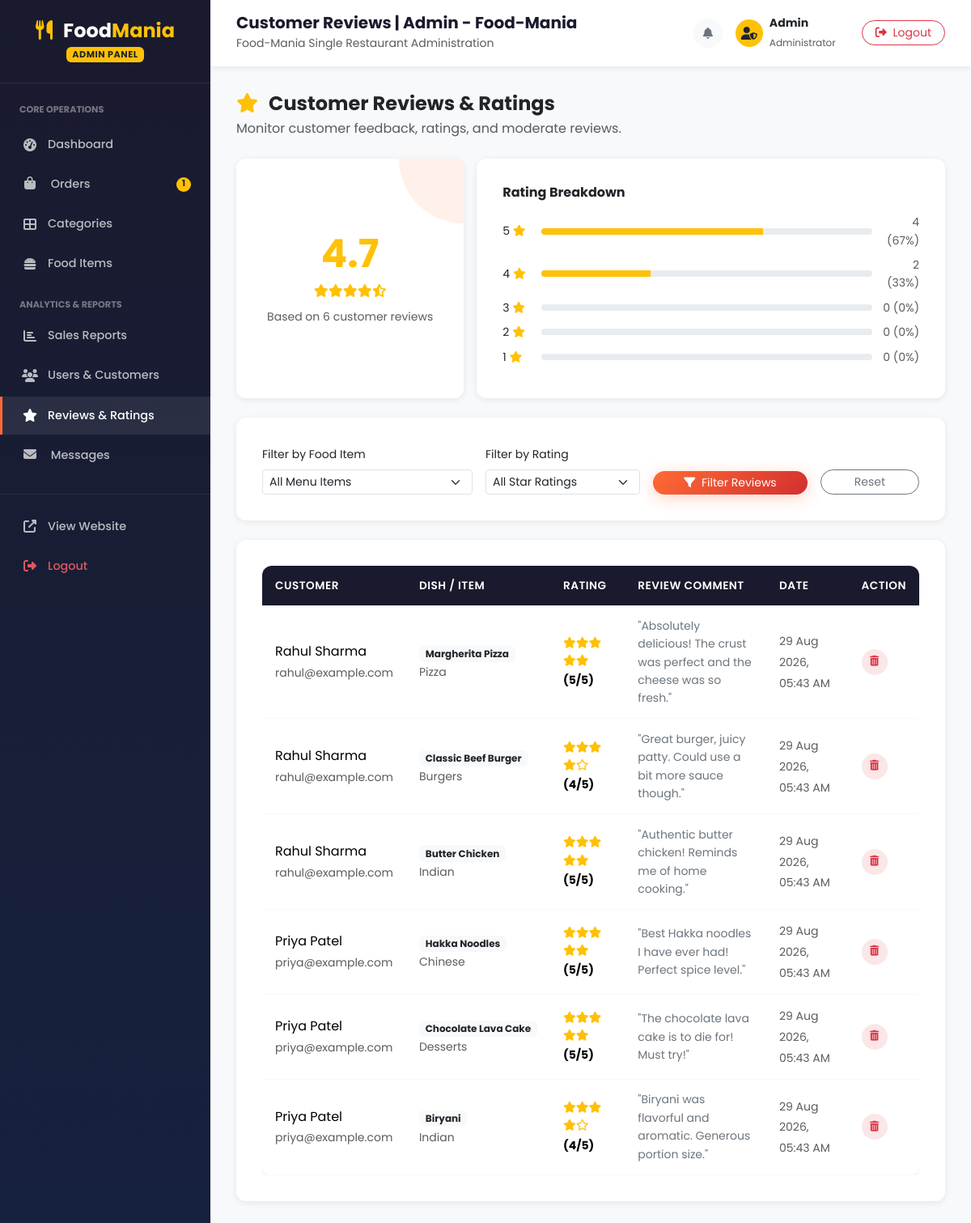
Page /admin/reviews.php (signed in) on the committed database.
### tables this page shows
CREATE TABLE `reviews` (
    `id` INT(11) NOT NULL AUTO_INCREMENT,
    `user_id` INT(11) NOT NULL,
    `food_item_id` INT(11) NOT NULL,
    `rating` INT(1) NOT NULL CHECK (`rating` BETWEEN 1 AND 5),
    `comment` TEXT DEFAULT NULL,
    `created_at` TIMESTAMP NOT NULL DEFAULT CURRENT_TIMESTAMP,
    PRIMARY KEY (`id`),
    KEY `fk_review_user` (`user_id`),
    KEY `fk_review_food` (`food_item_id`),
    CONSTRAINT `fk_review_user` FOREIGN KEY (`user_id`) REFERENCES `users`(`id`) ON DELETE CASCADE,
    CONSTRAINT `fk_review_food` FOREIGN KEY (`food_item_id`) REFERENCES `food_items`(`id`) ON DELETE CASCADE
);

CREATE TABLE `users` (
    `id` INT(11) NOT NULL AUTO_INCREMENT,
    `name` VARCHAR(100) NOT NULL,
    `email` VARCHAR(150) NOT NULL UNIQUE,
    `phone` VARCHAR(20) DEFAULT NULL,
    `password` VARCHAR(255) NOT NULL,
    `address` TEXT DEFAULT NULL,
    `status` ENUM('active', 'blocked') NOT NULL DEFAULT 'active',
    `created_at` TIMESTAMP NOT NULL DEFAULT CURRENT_TIMESTAMP,
    PRIMARY KEY (`id`)
);

CREATE TABLE `food_items` (
    `id` INT(11) NOT NULL AUTO_INCREMENT,
    `category_id` INT(11) NOT NULL,
    `name` VARCHAR(150) NOT NULL,
    `description` TEXT DEFAULT NULL,
    `price` DECIMAL(10,2) NOT NULL,
    `image` VARCHAR(255) DEFAULT NULL,
    `is_available` TINYINT(1) NOT NULL DEFAULT 1,
    `created_at` TIMESTAMP NOT NULL DEFAULT CURRENT_TIMESTAMP,
    PRIMARY KEY (`id`),
    KEY `fk_food_category` (`category_id`),
    CONSTRAINT `fk_food_category` FOREIGN KEY (`category_id`) REFERENCES `categories`(`id`) ON DELETE CASCADE
);

CREATE TABLE `categories` (
    `id` INT(11) NOT NULL AUTO_INCREMENT,
    `name` VARCHAR(100) NOT NULL,
    `image` VARCHAR(255) DEFAULT NULL,
    `status` ENUM('active', 'inactive') NOT NULL DEFAULT 'active',
    `created_at` TIMESTAMP NOT NULL DEFAULT CURRENT_TIMESTAMP,
    PRIMARY KEY (`id`)
);

### admin/reviews.php (the view, shortened to what this page needs)
<?php
require_once __DIR__ . '/../config/db.php';
require_once __DIR__ . '/../includes/functions.php';
$pdo = getDBConnection();
$where = [];
$params = [];
$whereSQL = !empty($where) ? 'WHERE ' . implode(' AND ', $where) : '';
$stmtReviews = $pdo->prepare("
    SELECT r.*, u.name AS user_name, u.email AS user_email, f.name AS food_name, f.image AS food_image, c.name AS category_name
    FROM reviews r
    JOIN users u ON r.user_id = u.id
    JOIN food_items f ON r.food_item_id = f.id
    JOIN categories c ON f.category_id = c.id
    $whereSQL
    ORDER BY r.created_at DESC
");
$stmtReviews->execute($params);
$reviews = $stmtReviews->fetchAll();
$ratingStats = $pdo->query("
    SELECT
        COUNT(*) AS total_count,
        COALESCE(AVG(rating), 0) AS avg_rating,
        SUM(CASE WHEN rating = 5 THEN 1 ELSE 0 END) AS count_5,
        SUM(CASE WHEN rating = 4 THEN 1 ELSE 0 END) AS count_4,
        SUM(CASE WHEN rating = 3 THEN 1 ELSE 0 END) AS count_3,
        SUM(CASE WHEN rating = 2 THEN 1 ELSE 0 END) AS count_2,
        SUM(CASE WHEN rating = 1 THEN 1 ELSE 0 END) AS count_1
    FROM reviews
")->fetch();
$pageTitle = 'Customer Reviews';
include __DIR__ . '/includes/admin_header.php';
include __DIR__ . '/includes/admin_sidebar.php';
?>
<div class="d-flex justify-content-between align-items-center mb-4">
    <div>
        <h4 class="fw-bold mb-1"><i class="fas fa-star text-warning me-2"></i> Customer Reviews & Ratings</h4>
        <p class="text-muted mb-0">Monitor customer feedback, ratings, and moderate reviews.</p>
    </div>
</div>
<div class="row g-3 mb-4">
    <div class="col-md-4">
        <div class="stat-card orders h-100 text-center d-flex flex-column justify-content-center">
            <div class="display-5 fw-bold text-warning mb-1">
                <?php echo number_format($ratingStats['avg_rating'], 1); ?>
            </div>
            <div class="mb-2 text-warning">
                <?php echo renderStars($ratingStats['avg_rating']); ?>
            </div>
            <div class="text-muted small">Based on <?php echo $ratingStats['total_count']; ?> customer reviews</div>
        </div>
    </div>
    <div class="col-md-8">
        <div class="checkout-card h-100">
            <h6 class="fw-bold mb-3">Rating Breakdown</h6>
            <?php for ($star = 5; $star >= 1; $star--): ?>
                <?php
                $count = (int)$ratingStats["count_$star"];
                $pct = $ratingStats['total_count'] > 0 ? round(($count / $ratingStats['total_count']) * 100) : 0;
                ?>
                <div class="d-flex align-items-center gap-2 mb-2">
                    <span class="small fw-600 text-nowrap" style="width:40px;"><?php echo $star; ?> <i class="fas fa-star text-warning"></i></span>
                    <div class="progress flex-grow-1" style="height: 8px;">
                        <div class="progress-bar bg-warning" role="progressbar" style="width: <?php echo $pct; ?>%;"></div>
                    </div>
                    <span class="small text-muted text-end" style="width:50px;"><?php echo $count; ?> (<?php echo $pct; ?>%)</span>
                </div>
            <?php endfor; ?>
        </div>
    </div>
</div>
<div class="checkout-card mb-4">
    <form method="GET" class="row g-3 align-items-end">
        <div class="col-md-4">
            <label class="form-label small fw-600">Filter by Food Item</label>
            <select class="form-select form-select-sm" name="food_id">
                <option value="">All Menu Items</option>
            </select>
        </div>
        <div class="col-md-3">
            <label class="form-label small fw-600">Filter by Rating</label>
            <select class="form-select form-select-sm" name="rating">
                <option value="">All Star Ratings</option>
            </select>
        </div>
        <div class="col-md-3">
            <button type="submit" class="btn btn-primary-custom btn-sm rounded-pill w-100">
                <i class="fas fa-filter me-1"></i> Filter Reviews
            </button>
        </div>
        <div class="col-md-2">
            <a href="<?php echo SITE_URL; ?>/admin/reviews.php" class="btn btn-outline-secondary btn-sm rounded-pill w-100">Reset</a>
        </div>
    </form>
</div>
<div class="checkout-card">
    <div class="table-responsive">
        <table class="table table-custom align-middle mb-0">
            <thead>
                <tr>
                    <th>Customer</th>
                    <th>Dish / Item</th>
                    <th>Rating</th>
                    <th>Review Comment</th>
                    <th>Date</th>
                    <th>Action</th>
                </tr>
            </thead>
            <tbody>
                <?php foreach ($reviews as $rev): ?>
                    <tr>
                        <td>
                            <div class="fw-600"><?php echo sanitize($rev['user_name']); ?></div>
                            <small class="text-muted"><?php echo sanitize($rev['user_email']); ?></small>
                        </td>
                        <td>
                            <span class="badge bg-light text-dark fw-600"><?php echo sanitize($rev['food_name']); ?></span>
                            <small class="text-muted d-block"><?php echo sanitize($rev['category_name']); ?></small>
                        </td>
                        <td>
                            <div class="text-warning small"><?php echo renderStars($rev['rating']); ?></div>
                            <span class="small fw-bold">(<?php echo $rev['rating']; ?>/5)</span>
                        </td>
                        <td>
                            <p class="mb-0 small text-secondary" style="max-width: 320px;">
                                "<?php echo sanitize($rev['comment'] ?? 'No text review'); ?>"
                            </p>
                        </td>
                        <td><small class="text-muted"><?php echo formatDate($rev['created_at'], 'd M Y, h:i A'); ?></small></td>
                        <td>
                            <a href="?delete=<?php echo $rev['id']; ?>" class="btn btn-action delete"
                               onclick="return confirm('Are you sure you want to delete this customer review?')" title="Delete Review">
                                <i class="fas fa-trash-alt"></i>
                            </a>
                        </td>
                    </tr>
                <?php endforeach; ?>
            </tbody>
        </table>
    </div>
</div>
        </div>
    </div>
</div>
</body>
</html>

### admin/includes/admin_sidebar.php (shortened to what this page needs)
<?php
$admin = getLoggedInAdmin($pdo);
$currentPage = basename($_SERVER['PHP_SELF']);
$sidebarPendingOrders = (int)$pdo->query("SELECT COUNT(*) FROM orders WHERE status = 'pending'")->fetchColumn();
?>
<div class="admin-wrapper">
    <aside class="admin-sidebar">
        <div class="sidebar-brand">
            <h4>
                <i class="fas fa-utensils me-2 text-warning"></i>
                Food<span class="text-accent" style="color:#FFC107;">Mania</span>
            </h4>
            <span class="badge bg-warning text-dark mt-1" style="font-size:0.7rem; letter-spacing:0.5px;">ADMIN PANEL</span>
        </div>
        <ul class="sidebar-nav">
            <li class="nav-section-title text-uppercase px-4 py-2" style="font-size:0.7rem; color:rgba(255,255,255,0.4); font-weight:700;">
                Core Operations
            </li>
            <li>
                <a href="<?php echo SITE_URL; ?>/admin/dashboard.php" class="<?php echo $currentPage === 'dashboard.php' ? 'active' : ''; ?>">
                    <i class="fas fa-tachometer-alt"></i> Dashboard
                </a>
            </li>
            <li>
                <a href="<?php echo SITE_URL; ?>/admin/orders.php" class="<?php echo $currentPage === 'orders.php' ? 'active' : ''; ?> d-flex justify-content-between align-items-center">
                    <div><i class="fas fa-shopping-bag"></i> Orders</div>
                    <?php if ($sidebarPendingOrders > 0): ?>
                        <span class="badge bg-warning text-dark rounded-pill"><?php echo $sidebarPendingOrders; ?></span>
                    <?php endif; ?>
                </a>
            </li>
            <li>
                <a href="<?php echo SITE_URL; ?>/admin/categories.php" class="<?php echo $currentPage === 'categories.php' ? 'active' : ''; ?>">
                    <i class="fas fa-th-large"></i> Categories
                </a>
            </li>
            <li>
                <a href="<?php echo SITE_URL; ?>/admin/food_items.php" class="<?php echo $currentPage === 'food_items.php' ? 'active' : ''; ?>">
                    <i class="fas fa-hamburger"></i> Food Items
                </a>
            </li>
            <li class="nav-section-title text-uppercase px-4 pt-3 pb-1" style="font-size:0.7rem; color:rgba(255,255,255,0.4); font-weight:700;">
                Analytics & Reports
            </li>
            <li>
                <a href="<?php echo SITE_URL; ?>/admin/reports.php" class="<?php echo $currentPage === 'reports.php' ? 'active' : ''; ?>">
                    <i class="fas fa-chart-bar"></i> Sales Reports
                </a>
            </li>
            <li>
                <a href="<?php echo SITE_URL; ?>/admin/users.php" class="<?php echo $currentPage === 'users.php' ? 'active' : ''; ?>">
                    <i class="fas fa-users"></i> Users & Customers
                </a>
            </li>
            <li>
                <a href="<?php echo SITE_URL; ?>/admin/reviews.php" class="<?php echo $currentPage === 'reviews.php' ? 'active' : ''; ?>">
                    <i class="fas fa-star"></i> Reviews & Ratings
                </a>
            </li>
            <li>
                <a href="<?php echo SITE_URL; ?>/admin/messages.php" class="<?php echo $currentPage === 'messages.php' ? 'active' : ''; ?> d-flex justify-content-between align-items-center">
                    <div><i class="fas fa-envelope"></i> Messages</div>
                </a>
            </li>
            <li style="margin-top:1.5rem; border-top:1px solid rgba(255,255,255,0.08); padding-top:1rem;">
                <a href="<?php echo SITE_URL; ?>/" target="_blank">
                    <i class="fas fa-external-link-alt"></i> View Website
                </a>
            </li>
            <li>
                <a href="<?php echo SITE_URL; ?>/admin/logout.php" style="color:rgba(255,100,100,0.85);">
                    <i class="fas fa-sign-out-alt"></i> Logout
                </a>
            </li>
        </ul>
    </aside>
    <div class="admin-content">
        <div class="admin-topbar">
            <div class="d-flex align-items-center">
                <div>
                    <h5 class="mb-0 fw-bold"><?php echo $pageTitle ?? 'Dashboard'; ?></h5>
                    <small class="text-muted d-none d-sm-inline">Food-Mania Single Restaurant Administration</small>
                </div>
            </div>
            <div class="d-flex align-items-center gap-3">
                <a href="<?php echo SITE_URL; ?>/admin/messages.php" class="btn btn-light btn-sm position-relative rounded-circle p-2" title="Unread Messages" style="width:36px;height:36px;display:flex;align-items:center;justify-content:center;">
                    <i class="fas fa-bell text-secondary"></i>
                </a>
                <div class="d-flex align-items-center">
                    <div class="rounded-circle bg-warning text-dark fw-bold d-flex align-items-center justify-content-center me-2" style="width:34px;height:34px;">
                        <i class="fas fa-user-shield"></i>
                    </div>
                    <div class="d-none d-md-block text-start me-3">
                        <div class="fw-bold small"><?php echo sanitize($admin['name'] ?? 'Admin'); ?></div>
                        <small class="text-muted" style="font-size:0.75rem;">Administrator</small>
                    </div>
                </div>
                <a href="<?php echo SITE_URL; ?>/admin/logout.php" class="btn btn-sm btn-outline-danger rounded-pill px-3" title="Logout">
                    <i class="fas fa-sign-out-alt me-1"></i> <span class="d-none d-sm-inline">Logout</span>
                </a>
            </div>
        </div>
        <div class="admin-main">

### includes/functions.php (shortened to what this page needs)
<?php
function sanitize(string $data): string {
    return htmlspecialchars(trim($data), ENT_QUOTES, 'UTF-8');
}
function isAdmin(): bool {
    return isset($_SESSION['admin_id']);
}
function formatDate(string $date, string $format = 'd M Y, h:i A'): string {
    return date($format, strtotime($date));
}
function getLoggedInAdmin(PDO $pdo): ?array {
    $stmt = $pdo->prepare("SELECT * FROM admins WHERE id = :id");
    $stmt->execute([':id' => $_SESSION['admin_id']]);
    return $stmt->fetch() ?: null;
}
function renderStars(float $rating): string {
    $html = '';
    for ($i = 1; $i <= 5; $i++) {
        if ($i <= floor($rating)) {
            $html .= '<i class="fas fa-star text-warning"></i>';
        } elseif ($i - 0.5 <= $rating) {
            $html .= '<i class="fas fa-star-half-alt text-warning"></i>';
        } else {
            $html .= '<i class="far fa-star text-warning"></i>';
        }
    }
    return $html;
}

### rows in the picture
reviews: user.name "Rahul Sharma", user.email "rahul@example.com", food_item.name "Margherita Pizza", categories.name "Pizza", rating "5", comment "Absolutely delicious! The crust was perfect and the cheese was so fresh.", created_at "29 Aug 2026, 05:43 AM"
reviews: user.name "Rahul Sharma", user.email "rahul@example.com", food_item.name "Classic Beef Burger", categories.name "Burgers", rating "4", comment "Great burger, juicy patty. Could use a bit more sauce though.", created_at "29 Aug 2026, 05:43 AM"
reviews: user.name "Rahul Sharma", user.email "rahul@example.com", food_item.name "Butter Chicken", categories.name "Indian", rating "5", comment "Authentic butter chicken! Reminds me of home cooking.", created_at "29 Aug 2026, 05:43 AM"
reviews: user.name "Priya Patel", user.email "priya@example.com", food_item.name "Hakka Noodles", categories.name "Chinese", rating "5", comment "Best Hakka noodles I have ever had! Perfect spice level.", created_at "29 Aug 2026, 05:43 AM"
reviews: user.name "Priya Patel", user.email "priya@example.com", food_item.name "Chocolate Lava Cake", categories.name "Desserts", rating "5", comment "The chocolate lava cake is to die for! Must try!", created_at "29 Aug 2026, 05:43 AM"
reviews: user.name "Priya Patel", user.email "priya@example.com", food_item.name "Biryani", categories.name "Indian", rating "4", comment "Biryani was flavorful and aromatic. Generous portion size.", created_at "29 Aug 2026, 05:43 AM"

### other values in the picture
$sidebarPendingOrders "1"
$pageTitle "Customer Reviews | Admin - Food-Mania"
$admin['name'] "Admin"
$ratingStats['avg_rating'] "4.7"
$ratingStats['total_count'] "6"
$count "4"
$pct "67"
$count "2"
$pct "33"
$count "0"
$pct "0"
